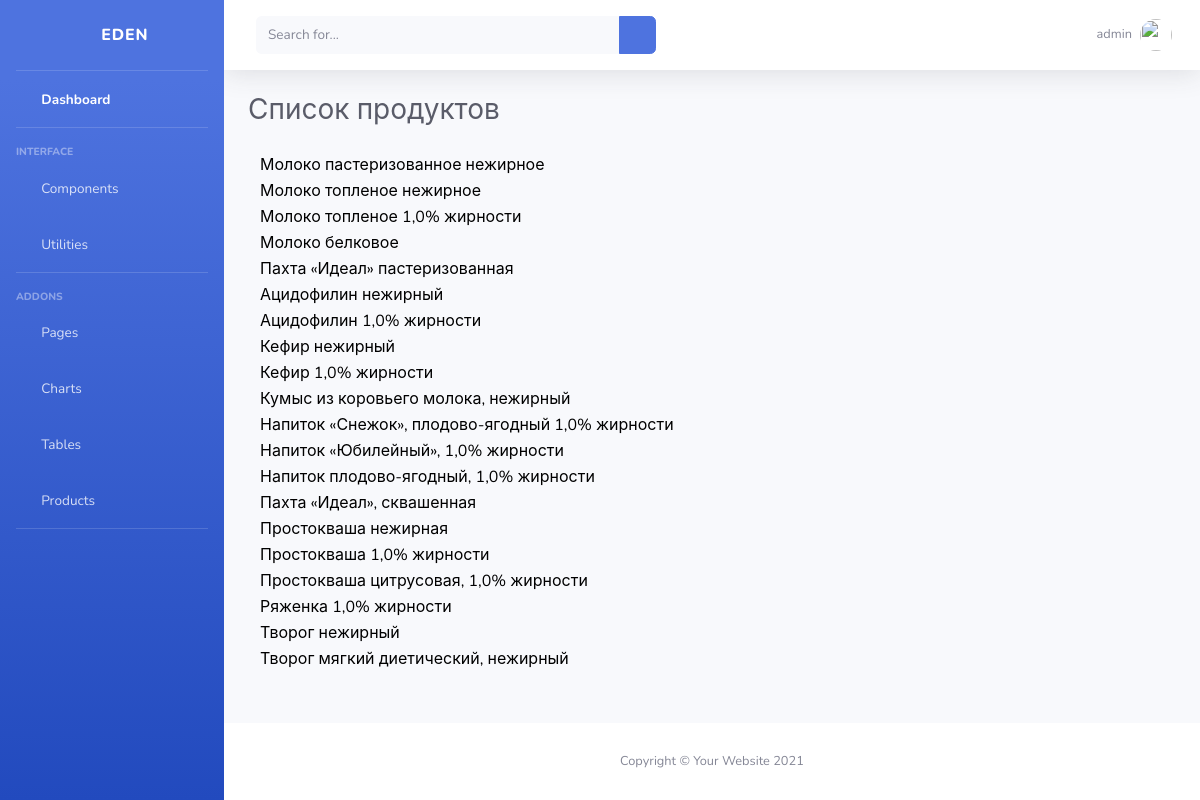
/products.html/ (signed in), run on the app's committed database.
### healthapp/models.py (models this page shows, shortened)
class Food_rus(models.Model):
    id = models.AutoField(primary_key=True)
    code = models.CharField(max_length=20)
    product = models.CharField(max_length=100)
    water = models.FloatField()
    protein = models.FloatField()
    fat = models.FloatField()
    ngk = models.FloatField()
    hol = models.FloatField()
    mds = models.FloatField()
    krahmal = models.FloatField()
    carbohydrate = models.FloatField()
    fiber = models.FloatField()
    ok = models.FloatField()
    zola = models.FloatField()
    Na = models.FloatField()
    Ka = models.FloatField()
    Ca = models.FloatField()
    Mg = models.FloatField()
    P = models.FloatField()
    Fe = models.FloatField()
    A1 = models.FloatField()
    b_car = models.FloatField()
    A = models.FloatField()
    E = models.FloatField()
    B1 = models.FloatField()
    B2 = models.FloatField()
    PP1 = models.FloatField()
    PP = models.FloatField()
    C = models.FloatField()
    energy = models.FloatField()

### healthapp/views.py (the view)
# urls.py: path('products.html/', products),
def products(request):
    products_list = Food_rus.objects.all()
    return render(request, 'healthapp/products.html', {'products_list': products_list})

### healthapp/templates/healthapp/products.html (shortened to what this page needs)
{% extends 'healthapp/base.html' %}
{% load mathfilters %}
{% block content %}
    <div class="d-sm-flex align-items-center justify-content-between mb-4">
        <h1 class="h3 mb-0 text-gray-800">Список продуктов</h1>
    </div>
    {% for product in products_list %}
    <button class="product-link col-sm-12 text-left" data-toggle="modal" data-target="#product{{ product.id }}"> {{ product.product }} </button>
    {% endfor %}
{% endblock %}

### healthapp/templates/healthapp/base.html (shortened to what this page needs)
<!DOCTYPE html>
<html>
<head>
    {% load static %}
    <link href="{% static 'vendor/fontawesome-free/css/all.min.css' %}" rel="stylesheet" type="text/css">
    <link href="{% static 'css/sb-admin-2.min.css' %}" rel="stylesheet">
</head>
<body id="page-top">
    <div id="wrapper">
        <ul class="navbar-nav bg-gradient-primary sidebar sidebar-dark accordion" id="accordionSidebar">
            <a class="sidebar-brand d-flex align-items-center justify-content-center" href="{% url 'index' %}">
                <div class="sidebar-brand-icon rotate-n-15">
                    <i class="fas fa-laugh-wink"></i>
                </div>
                <div class="sidebar-brand-text mx-3">EDEN</div>
            </a>
            <hr class="sidebar-divider my-0">
            <li class="nav-item active">
                <a class="nav-link" href="{% url 'index' %}">
                    <i class="fas fa-fw fa-tachometer-alt"></i>
                    <span>Dashboard</span></a>
            </li>
            <hr class="sidebar-divider">
            <div class="sidebar-heading">
                Interface
            </div>
            <li class="nav-item">
                <a class="nav-link collapsed" href="#" data-toggle="collapse" data-target="#collapseTwo"
                    aria-expanded="true" aria-controls="collapseTwo">
                    <i class="fas fa-fw fa-cog"></i>
                    <span>Components</span>
                </a>
            </li>
            <li class="nav-item">
                <a class="nav-link collapsed" href="#" data-toggle="collapse" data-target="#collapseUtilities"
                    aria-expanded="true" aria-controls="collapseUtilities">
                    <i class="fas fa-fw fa-wrench"></i>
                    <span>Utilities</span>
                </a>
            </li>
            <hr class="sidebar-divider">
            <div class="sidebar-heading">
                Addons
            </div>
            <li class="nav-item">
                <a class="nav-link collapsed" href="#" data-toggle="collapse" data-target="#collapsePages"
                    aria-expanded="true" aria-controls="collapsePages">
                    <i class="fas fa-fw fa-folder"></i>
                    <span>Pages</span>
                </a>
            </li>
            <li class="nav-item">
                <a class="nav-link" href="charts.html">
                    <i class="fas fa-fw fa-chart-area"></i>
                    <span>Charts</span></a>
            </li>
            <li class="nav-item">
                <a class="nav-link" href="tables.html">
                    <i class="fas fa-fw fa-table"></i>
                    <span>Tables</span></a>
            </li>
            <li class="nav-item">
                <a class="nav-link" href="products.html">
                    <i class="fas fa-fw fa-table"></i>
                    <span>Products</span></a>
            </li>
            <hr class="sidebar-divider d-none d-md-block">
        </ul>
        <div id="content-wrapper" class="d-flex flex-column">
            <div id="content">
                <nav class="navbar navbar-expand navbar-light bg-white topbar mb-4 static-top shadow">
                    <form
                        class="d-none d-sm-inline-block form-inline mr-auto ml-md-3 my-2 my-md-0 mw-100 navbar-search">
                        <div class="input-group">
                            <input type="text" class="form-control bg-light border-0 small" placeholder="Search for..."
                                aria-label="Search" aria-describedby="basic-addon2">
                            <div class="input-group-append">
                                <button class="btn btn-primary" type="button">
                                    <i class="fas fa-search fa-sm"></i>
                                </button>
                            </div>
                        </div>
                    </form>
                    <ul class="navbar-nav ml-auto">
                        {% if request.user.is_authenticated %}
                        <li class="nav-item dropdown no-arrow">
                            <a class="nav-link dropdown-toggle" href="#" id="userDropdown" role="button"
                                data-toggle="dropdown" aria-haspopup="true" aria-expanded="false">
                                <span class="mr-2 d-none d-lg-inline text-gray-600 small">{{user.username}}</span>
                                <img class="img-profile rounded-circle"
                                    src="{% static 'img/undraw_profile.svg' %}">
                            </a>
                        </li>
                        {% endif %}
                    </ul>
                </nav>
                <div class="container-fluid">
                    {% block content %}
                    {% endblock %}
                </div>
            </div>
            <footer class="sticky-footer bg-white">
                <div class="container my-auto">
                    <div class="copyright text-center my-auto">
                        <span>Copyright &copy; Your Website 2021</span>
                    </div>
                </div>
            </footer>
        </div>
    </div>
</body>
</html>

### data on the page
Food_rus: product "Молоко пастеризованное нежирное"
Food_rus: product "Молоко топленое нежирное"
Food_rus: product "Молоко топленое 1,0% жирности"
Food_rus: product "Молоко белковое"
Food_rus: product "Пахта «Идеал» пастеризованная"
Food_rus: product "Ацидофилин нежирный"
Food_rus: product "Ацидофилин 1,0% жирности"
Food_rus: product "Кефир нежирный"
Food_rus: product "Кефир 1,0% жирности"
Food_rus: product "Кумыс из коровьего молока, нежирный"
Food_rus: product "Напиток «Снежок», плодово-ягодный 1,0% жирности"
Food_rus: product "Напиток «Юбилейный», 1,0% жирности"
Food_rus: product "Напиток плодово-ягодный, 1,0% жирности"
Food_rus: product "Пахта «Идеал», сквашенная"

### other printed values
{{ user.username }} "admin"
